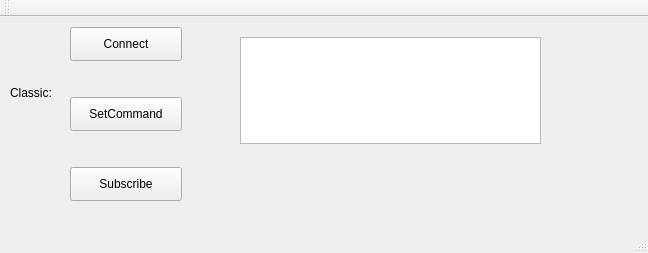
<?xml version="1.0" encoding="UTF-8"?>
<ui version="4.0">
 <class>MainWindow</class>
 <widget class="QMainWindow" name="MainWindow">
  <property name="geometry">
   <rect>
    <x>0</x>
    <y>0</y>
    <width>648</width>
    <height>253</height>
   </rect>
  </property>
  <property name="windowTitle">
   <string>MainWindow</string>
  </property>
  <widget class="QWidget" name="centralWidget">
   <widget class="QPushButton" name="connect">
    <property name="geometry">
     <rect>
      <x>70</x>
      <y>10</y>
      <width>112</width>
      <height>34</height>
     </rect>
    </property>
    <property name="text">
     <string>Connect</string>
    </property>
   </widget>
   <widget class="QPushButton" name="setcommand">
    <property name="geometry">
     <rect>
      <x>70</x>
      <y>80</y>
      <width>112</width>
      <height>34</height>
     </rect>
    </property>
    <property name="text">
     <string>SetCommand</string>
    </property>
   </widget>
   <widget class="QPushButton" name="Subscribe">
    <property name="geometry">
     <rect>
      <x>70</x>
      <y>150</y>
      <width>112</width>
      <height>34</height>
     </rect>
    </property>
    <property name="text">
     <string>Subscribe</string>
    </property>
   </widget>
   <widget class="QTextEdit" name="submsgtext">
    <property name="geometry">
     <rect>
      <x>240</x>
      <y>20</y>
      <width>301</width>
      <height>107</height>
     </rect>
    </property>
   </widget>
   <widget class="QLabel" name="label_2">
    <property name="geometry">
     <rect>
      <x>10</x>
      <y>70</y>
      <width>54</width>
      <height>12</height>
     </rect>
    </property>
    <property name="text">
     <string>Classic:</string>
    </property>
   </widget>
  </widget>
  <widget class="QMenuBar" name="menuBar">
   <property name="geometry">
    <rect>
     <x>0</x>
     <y>0</y>
     <width>648</width>
     <height>23</height>
    </rect>
   </property>
  </widget>
  <widget class="QToolBar" name="mainToolBar">
   <attribute name="toolBarArea">
    <enum>TopToolBarArea</enum>
   </attribute>
   <attribute name="toolBarBreak">
    <bool>false</bool>
   </attribute>
  </widget>
  <widget class="QStatusBar" name="statusBar"/>
 </widget>
 <layoutdefault spacing="6" margin="11"/>
 <resources/>
 <connections/>
</ui>
